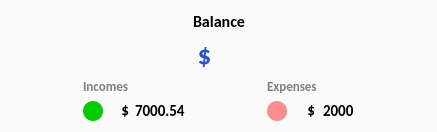
                  <widget class="QFrame" name="frame_18">
                   <property name="sizePolicy">
                    <sizepolicy hsizetype="Minimum" vsizetype="Minimum">
                     <horstretch>0</horstretch>
                     <verstretch>0</verstretch>
                    </sizepolicy>
                   </property>
                   <property name="styleSheet">
                    <string notr="true">background:#fafafa;
border-radius:25px;</string>
                   </property>
                   <property name="frameShape">
                    <enum>QFrame::StyledPanel</enum>
                   </property>
                   <property name="frameShadow">
                    <enum>QFrame::Raised</enum>
                   </property>
                   <layout class="QGridLayout" name="gridLayout_41">
                    <item row="0" column="0">
                     <spacer name="horizontalSpacer_32">
                      <property name="orientation">
                       <enum>Qt::Horizontal</enum>
                      </property>
                      <property name="sizeHint" stdset="0">
                       <size>
                        <width>40</width>
                        <height>20</height>
                       </size>
                      </property>
                     </spacer>
                    </item>
                    <item row="1" column="4">
                     <spacer name="horizontalSpacer_27">
                      <property name="orientation">
                       <enum>Qt::Horizontal</enum>
                      </property>
                      <property name="sizeHint" stdset="0">
                       <size>
                        <width>72</width>
                        <height>20</height>
                       </size>
                      </property>
                     </spacer>
                    </item>
                    <item row="0" column="1" colspan="3">
                     <layout class="QGridLayout" name="gridLayout_42">
                      <item row="1" column="1">
                       <widget class="QLabel" name="label_38">
                        <property name="font">
                         <font>
                          <family>Calibri</family>
                          <pointsize>20</pointsize>
                          <bold>true</bold>
                         </font>
                        </property>
                        <property name="styleSheet">
                         <string notr="true">color:#2a52d4;</string>
                        </property>
                        <property name="text">
                         <string>$</string>
                        </property>
                        <property name="alignment">
                         <set>Qt::AlignCenter</set>
                        </property>
                        <property name="wordWrap">
                         <bool>false</bool>
                        </property>
                       </widget>
                      </item>
                      <item row="1" column="0">
                       <spacer name="horizontalSpacer_23">
                        <property name="orientation">
                         <enum>Qt::Horizontal</enum>
                        </property>
                        <property name="sizeHint" stdset="0">
                         <size>
                          <width>40</width>
                          <height>20</height>
                         </size>
                        </property>
                       </spacer>
                      </item>
                      <item row="0" column="1" colspan="2">
                       <widget class="QLabel" name="label_39">
                        <property name="font">
                         <font>
                          <family>Calibri</family>
                          <pointsize>12</pointsize>
                          <bold>true</bold>
                          <strikeout>false</strikeout>
                          <kerning>true</kerning>
                         </font>
                        </property>
                        <property name="styleSheet">
                         <string notr="true"> letter-spacing: 0px;</string>
                        </property>
                        <property name="text">
                         <string>Balance</string>
                        </property>
                        <property name="alignment">
                         <set>Qt::AlignCenter</set>
                        </property>
                        <property name="wordWrap">
                         <bool>true</bool>
                        </property>
                       </widget>
                      </item>
                      <item row="1" column="2">
                       <widget class="QLabel" name="balance_label">
                        <property name="font">
                         <font>
                          <family>Calibri</family>
                          <pointsize>20</pointsize>
                          <bold>true</bold>
                         </font>
                        </property>
                        <property name="styleSheet">
                         <string notr="true">color:#2a52d4;</string>
                        </property>
                        <property name="text">
                         <string/>
                        </property>
                        <property name="alignment">
                         <set>Qt::AlignCenter</set>
                        </property>
                        <property name="wordWrap">
                         <bool>false</bool>
                        </property>
                       </widget>
                      </item>
                      <item row="1" column="3">
                       <spacer name="horizontalSpacer_24">
                        <property name="orientation">
                         <enum>Qt::Horizontal</enum>
                        </property>
                        <property name="sizeHint" stdset="0">
                         <size>
                          <width>40</width>
                          <height>20</height>
                         </size>
                        </property>
                       </spacer>
                      </item>
                     </layout>
                    </item>
                    <item row="1" column="2">
                     <spacer name="horizontalSpacer_26">
                      <property name="orientation">
                       <enum>Qt::Horizontal</enum>
                      </property>
                      <property name="sizeHint" stdset="0">
                       <size>
                        <width>70</width>
                        <height>20</height>
                       </size>
                      </property>
                     </spacer>
                    </item>
                    <item row="1" column="1">
                     <layout class="QGridLayout" name="gridLayout_43">
                      <item row="1" column="0">
                       <widget class="QPushButton" name="pushButton_12">
                        <property name="enabled">
                         <bool>false</bool>
                        </property>
                        <property name="maximumSize">
                         <size>
                          <width>20</width>
                          <height>20</height>
                         </size>
                        </property>
                        <property name="styleSheet">
                         <string notr="true">background:#00cc00;
border-radius:10px;</string>
                        </property>
                        <property name="text">
                         <string/>
                        </property>
                        <property name="icon">
                         <iconset resource="img.qrc">
                          <normaloff>:/img/arrow_downward_alt_24dp_FILL0_wght400_GRAD0_opsz24.png</normaloff>:/img/arrow_downward_alt_24dp_FILL0_wght400_GRAD0_opsz24.png</iconset>
                        </property>
                        <property name="iconSize">
                         <size>
                          <width>20</width>
                          <height>20</height>
                         </size>
                        </property>
                       </widget>
                      </item>
                      <item row="1" column="1">
                       <widget class="QLabel" name="label_41">
                        <property name="maximumSize">
                         <size>
                          <width>20</width>
                          <height>20</height>
                         </size>
                        </property>
                        <property name="font">
                         <font>
                          <family>Calibri</family>
                          <pointsize>11</pointsize>
                          <bold>true</bold>
                          <strikeout>false</strikeout>
                          <kerning>true</kerning>
                         </font>
                        </property>
                        <property name="styleSheet">
                         <string notr="true"> letter-spacing: 0px;</string>
                        </property>
                        <property name="text">
                         <string>$</string>
                        </property>
                        <property name="alignment">
                         <set>Qt::AlignRight|Qt::AlignTrailing|Qt::AlignVCenter</set>
                        </property>
                        <property name="wordWrap">
                         <bool>true</bool>
                        </property>
                       </widget>
                      </item>
                      <item row="1" column="2">
                       <widget class="QLabel" name="incomes">
                        <property name="font">
                         <font>
                          <family>Calibri</family>
                          <pointsize>11</pointsize>
                          <bold>true</bold>
                          <strikeout>false</strikeout>
                          <kerning>true</kerning>
                         </font>
                        </property>
                        <property name="styleSheet">
                         <string notr="true"> letter-spacing: 0px;</string>
                        </property>
                        <property name="text">
                         <string>7000.54</string>
                        </property>
                        <property name="alignment">
                         <set>Qt::AlignLeading|Qt::AlignLeft|Qt::AlignVCenter</set>
                        </property>
                        <property name="wordWrap">
                         <bool>true</bool>
                        </property>
                       </widget>
                      </item>
                      <item row="0" column="0" colspan="2">
                       <widget class="QLabel" name="label_43">
                        <property name="font">
                         <font>
                          <family>Calibri</family>
                          <pointsize>10</pointsize>
                          <bold>true</bold>
                          <strikeout>false</strikeout>
                          <kerning>true</kerning>
                         </font>
                        </property>
                        <property name="styleSheet">
                         <string notr="true"> letter-spacing: 0px;
color:#808080;</string>
                        </property>
                        <property name="text">
                         <string>Incomes</string>
                        </property>
                        <property name="alignment">
                         <set>Qt::AlignLeading|Qt::AlignLeft|Qt::AlignVCenter</set>
                        </property>
                        <property name="wordWrap">
                         <bool>true</bool>
                        </property>
                       </widget>
                      </item>
                     </layout>
                    </item>
                    <item row="1" column="0">
                     <spacer name="horizontalSpacer_25">
                      <property name="orientation">
                       <enum>Qt::Horizontal</enum>
                      </property>
                      <property name="sizeHint" stdset="0">
                       <size>
                        <width>72</width>
                        <height>20</height>
                       </size>
                      </property>
                     </spacer>
                    </item>
                    <item row="1" column="3">
                     <layout class="QGridLayout" name="gridLayout_44">
                      <item row="1" column="0">
                       <widget class="QPushButton" name="pushButton_13">
                        <property name="enabled">
                         <bool>false</bool>
                        </property>
                        <property name="maximumSize">
                         <size>
                          <width>20</width>
                          <height>20</height>
                         </size>
                        </property>
                        <property name="styleSheet">
                         <string notr="true">background:#fd8c8c;
border-radius:10px;</string>
                        </property>
                        <property name="text">
                         <string/>
                        </property>
                        <property name="icon">
                         <iconset resource="img.qrc">
                          <normaloff>:/img/arrow_upward_alt_24dp_FILL0_wght400_GRAD0_opsz24.png</normaloff>:/img/arrow_upward_alt_24dp_FILL0_wght400_GRAD0_opsz24.png</iconset>
                        </property>
                        <property name="iconSize">
                         <size>
                          <width>20</width>
                          <height>20</height>
                         </size>
                        </property>
                       </widget>
                      </item>
                      <item row="1" column="1">
                       <widget class="QLabel" name="label_44">
                        <property name="maximumSize">
                         <size>
                          <width>20</width>
                          <height>20</height>
                         </size>
                        </property>
                        <property name="font">
                         <font>
                          <family>Calibri</family>
                          <pointsize>11</pointsize>
                          <bold>true</bold>
                          <strikeout>false</strikeout>
                          <kerning>true</kerning>
                         </font>
                        </property>
                        <property name="styleSheet">
                         <string notr="true"> letter-spacing: 0px;</string>
                        </property>
                        <property name="text">
                         <string>$</string>
                        </property>
                        <property name="alignment">
                         <set>Qt::AlignRight|Qt::AlignTrailing|Qt::AlignVCenter</set>
                        </property>
                        <property name="wordWrap">
                         <bool>true</bool>
                        </property>
                       </widget>
                      </item>
                      <item row="1" column="2">
                       <widget class="QLabel" name="expenses">
                        <property name="font">
                         <font>
                          <family>Calibri</family>
                          <pointsize>11</pointsize>
                          <bold>true</bold>
                          <strikeout>false</strikeout>
                          <kerning>true</kerning>
                         </font>
                        </property>
                        <property name="styleSheet">
                         <string notr="true"> letter-spacing: 0px;</string>
                        </property>
                        <property name="text">
                         <string>2000</string>
                        </property>
                        <property name="alignment">
                         <set>Qt::AlignLeading|Qt::AlignLeft|Qt::AlignVCenter</set>
                        </property>
                        <property name="wordWrap">
                         <bool>true</bool>
                        </property>
                       </widget>
                      </item>
                      <item row="0" column="0" colspan="2">
                       <widget class="QLabel" name="label_46">
                        <property name="font">
                         <font>
                          <family>Calibri</family>
                          <pointsize>10</pointsize>
                          <bold>true</bold>
                          <strikeout>false</strikeout>
                          <kerning>true</kerning>
                         </font>
                        </property>
                        <property name="styleSheet">
                         <string notr="true"> letter-spacing: 0px;
color:#808080;</string>
                        </property>
                        <property name="text">
                         <string>Expenses</string>
                        </property>
                        <property name="alignment">
                         <set>Qt::AlignLeading|Qt::AlignLeft|Qt::AlignVCenter</set>
                        </property>
                        <property name="wordWrap">
                         <bool>true</bool>
                        </property>
                       </widget>
                      </item>
                     </layout>
                    </item>
                    <item row="0" column="4">
                     <spacer name="horizontalSpacer_33">
                      <property name="orientation">
                       <enum>Qt::Horizontal</enum>
                      </property>
                      <property name="sizeHint" stdset="0">
                       <size>
                        <width>40</width>
                        <height>20</height>
                       </size>
                      </property>
                     </spacer>
                    </item>
                   </layout>
                  </widget>
